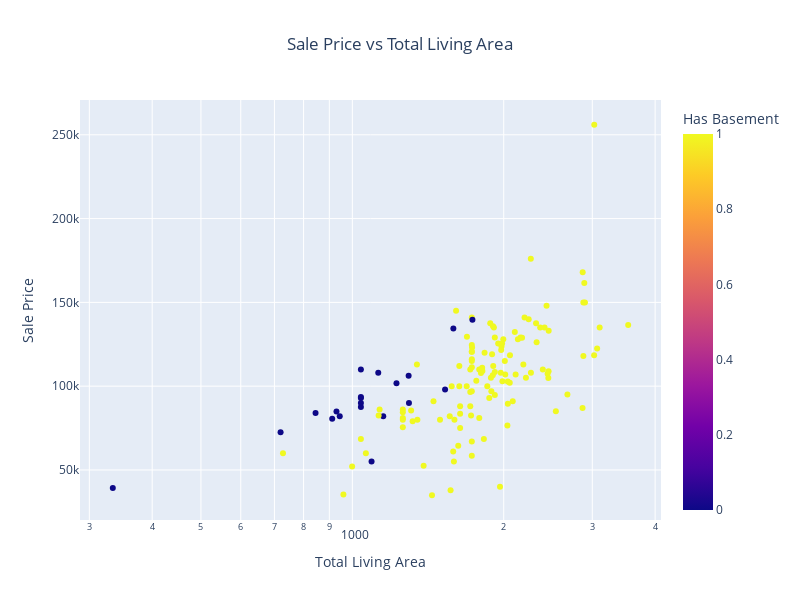

Notebook code for this chart:
### Code cell
import plotly.express as px

# Get low quality homes data
low_qual_data = df[df["grouped_qual"].astype(str) == "Low"].copy()

# Create the plot with a different color scheme
fig = px.scatter(
    low_qual_data,
    x='total_liv_area',
    y='SalePrice',
    color='has_basement',
    color_discrete_sequence=['#1f77b4', '#ff7f0e'],  # Blue and Orange colors
    hover_data=['Neighborhood'],  # Include neighborhood in hover
    log_x=True,
    title='Sale Price vs Total Living Area',
    labels={
        'total_liv_area': 'Total Living Area',
        'SalePrice': 'Sale Price',
        'has_basement': 'Has Basement'
    }
)

# Update hover template
fig.update_traces(
    hovertemplate="<b>ID: %{customdata[0]}</b><br>" +
                  "Price: $%{y:,.0f}<br>" +
                  "Area: %{x:.0f} sq ft<br>" +
                  "Neighborhood: %{hover_data[0]}<br>" +
                  "<extra></extra>"
)

# Update layout
fig.update_layout(
    title_x=0.5,
    height=600,
    width=800,
    # Update legend
    legend=dict(
        title="Has Basement",
        yanchor="top",
        y=0.99,
        xanchor="right",
        x=0.99
    )
)

fig.show()

### Figure 1 — Plotly figure (JSON) as saved in the notebook; plotly's stock layout.template omitted (floating-point values rounded to 4 significant figures; data arrays with more than 128 entries replaced by an {"elided": "..."} marker saying what was removed)
{"data": [{"customdata": {"elided": "141x1 str values"}, "hovertemplate": "<b>ID: %{customdata[0]}</b><br>Price: $%{y:,.0f}<br>Area: %{x:.0f} sq ft<br>Neighborhood: %{hover_data[0]}<br><extra></extra>", "legendgroup": "", "marker": {"color": {"elided": "141 int values"}, "coloraxis": "coloraxis", "symbol": "circle"}, "mode": "markers", "name": "", "orientation": "v", "showlegend": false, "type": "scatter", "x": {"elided": "141 int values"}, "xaxis": "x", "y": {"elided": "141 int values"}, "yaxis": "y"}], "layout": {"coloraxis": {"colorbar": {"title": {"text": "Has Basement"}}, "colorscale": [[0, "#0d0887"], [0.1111, "#46039f"], [0.2222, "#7201a8"], [0.3333, "#9c179e"], [0.4444, "#bd3786"], [0.5556, "#d8576b"], [0.6667, "#ed7953"], [0.7778, "#fb9f3a"], [0.8889, "#fdca26"], [1, "#f0f921"]]}, "height": 600, "legend": {"title": {"text": "Has Basement"}, "tracegroupgap": 0, "x": 0.99, "xanchor": "right", "y": 0.99, "yanchor": "top"}, "title": {"text": "Sale Price vs Total Living Area", "x": 0.5}, "width": 800, "xaxis": {"anchor": "y", "domain": [0, 1], "title": {"text": "Total Living Area"}, "type": "log"}, "yaxis": {"anchor": "x", "domain": [0, 1], "title": {"text": "Sale Price"}}}}
